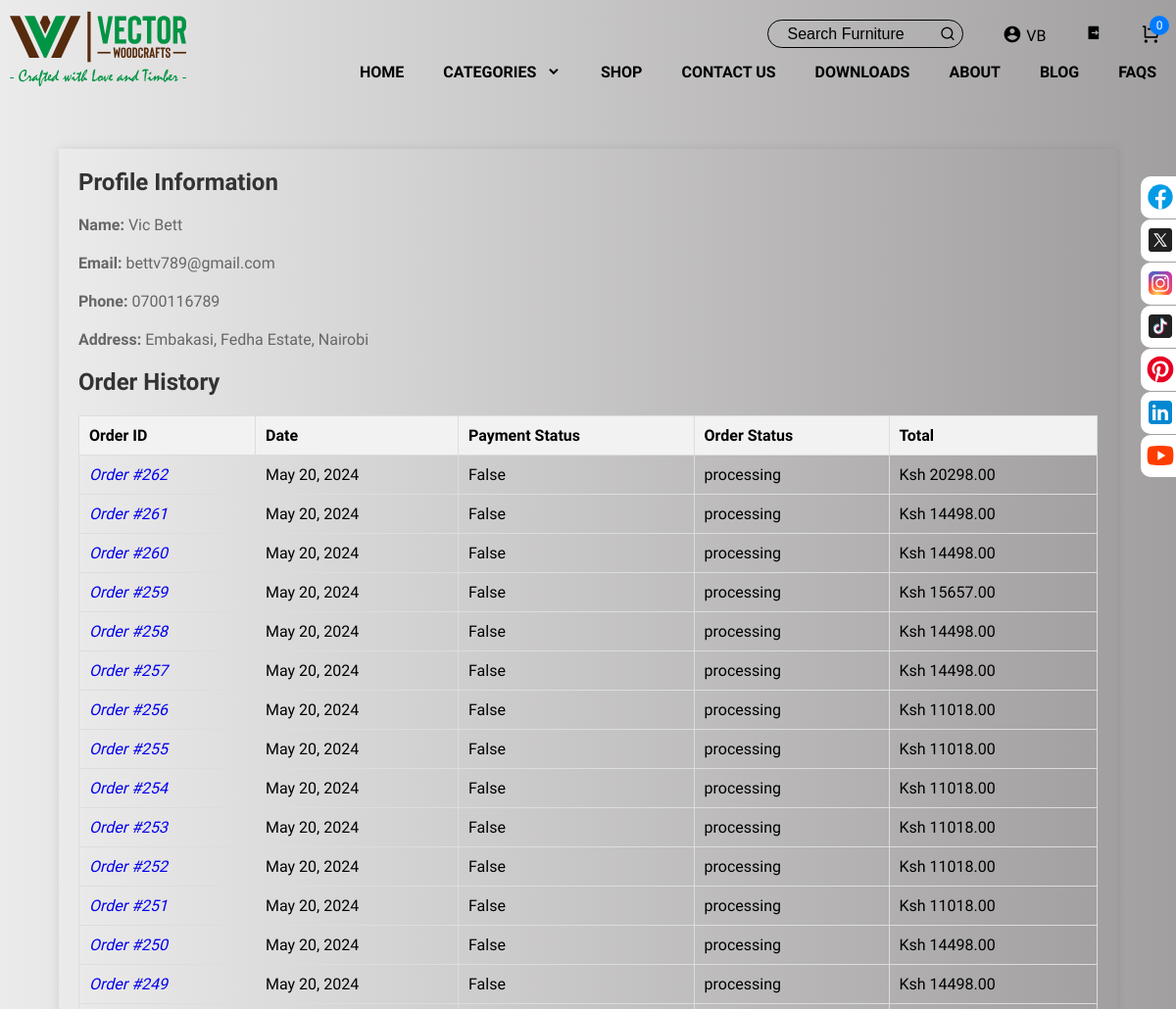
/profile/ (signed in, upper part), run on an earlier commit of the app's database.
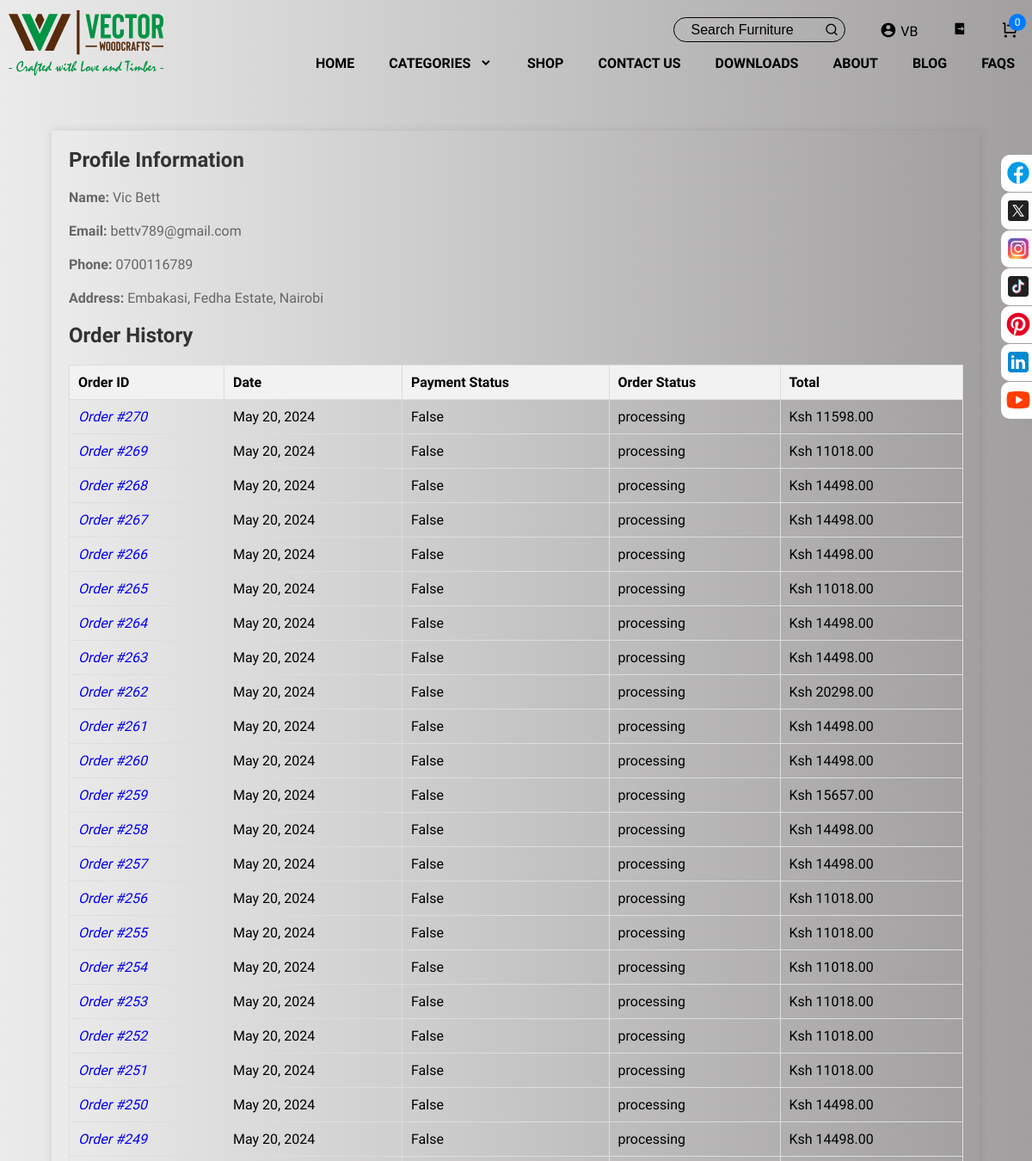
And on a later commit of the database.
### userauths/models.py (models this page shows, shortened)
class User(AbstractUser):
    first_name = models.CharField(max_length=100, null=True)
    last_name = models.CharField(max_length=100, null=True)
    email = models.EmailField(unique=True)
    username = models.CharField(max_length=100)
    phone_no = models.CharField(max_length=15, null= True)
    address = models.CharField(max_length=200, null=True)
    city = models.CharField(max_length=100, null=True)
    company = models.CharField(max_length=500, null=True)
    USERNAME_FIELD = "email"
    REQUIRED_FIELDS = ['username']

### vectorWoodsEcomm/models.py (models this page shows)
class CartOrder(models.Model):
    user = models.ForeignKey(User, on_delete=models.CASCADE)
    price = models.DecimalField(max_digits=999999, decimal_places=2)
    vat = models.DecimalField(max_digits=999999, decimal_places=2,null=True)
    subtotal = models.DecimalField(max_digits=999999, decimal_places=2,null=True)
    paid_status = models.CharField(choices=PAID_STATUS,max_length=100, default="Unpaid")
    order_date = models.DateField(auto_now_add=True)
    product_status = models.CharField(choices=STATUS_CHOICE,max_length=30, default="Processing")
    class Meta:
        verbose_name_plural = "Orders"

### vectorWoodsEcomm/views.py (the view)
# urls.py: path('profile/', views.profile_view, name='profile'),
@login_required(login_url="userauths/sign-in/")
def profile_view(request):
    orders = CartOrder.objects.filter(user=request.user).order_by("-id")
    context ={
        "orders":orders,
    }
    return render(request, 'profile.html', context)

### vectorWoodsEcomm/context_processor.py (called while the page is built)
def default(request):
    categories = Category.objects.all().order_by("-id")
    product = Product.objects.all()
    return {
        'categories':categories,
        'product':product
    }

### templates/profile.html (shortened to what this page needs)
{% extends 'base.html' %}
{% load static %}
{% block content %}
<main style="margin-top: 50px;">
    <div class="profile-container">
        <section id="profile">
            <h2>Profile Information</h2>
            <p><strong>Name:</strong> {{request.user.first_name}} {{request.user.last_name}}</p>
            <p><strong>Email:</strong> {{request.user.email}}</p>
            <p><strong>Phone:</strong> {{request.user.phone_no}}</p>
            <p><strong>Address:</strong> {{request.user.address}}, {{request.user.city}}</p>
        </section>
        <section id="orders">
            <h2>Order History</h2>
            <table>
                <thead>
                    <tr>
                        <th>Order ID</th>
                        <th>Date</th>
                        <th>Payment Status</th>
                        <th>Order Status</th>
                        <th>Total</th>
                    </tr>
                </thead>
                <tbody>
                    {% for o in orders %}
                    <tr>
                        <td> <i> <a style="text-decoration: none;" href="{% url 'order-detail' o.id %}"> Order #{{o.id}} </a></i></td>
                        <td>{{o.order_date}}</td>
                        <td>{{o.paid_status}}</td>
                        <td>{{o.product_status}}</td>
                        <td>Ksh {{o.price}}</td>
                    </tr>
                    {% endfor %}
                </tbody>
            </table>
        </section>
    </div>
</main>
{% endblock %}

### templates/base.html (shortened to what this page needs)
{% load static %}
{% include 'social_icons.html' %}
{% include 'navbar.html' %}
<!DOCTYPE html>
<html lang="en">
<head>
    <link href="https://cdn.jsdelivr.net/npm/remixicon@4.1.0/fonts/remixicon.css" rel="stylesheet"/>
    <link rel="stylesheet" href="{% static 'css/styles.css' %}">
    <link rel="stylesheet" href="{% static 'css/responsive.css' %}">
</head>
<body style="font-family: 'Titillium Web', sans-serif;">
    {% block content %}
    {% endblock %}
  {% include 'footer.html' %}
     </body>
  </html>

### templates/social_icons.html (shortened to what this page needs)
{% load static %}
<div class="socials_media_icons">
    <ul class="socials_sticky">
        <li>
            <img src="{% static 'img/icons8-facebook.svg' %}" width="32" height="32">
        </li>
        <li>
            <img src="{% static 'img/icons8-twitterx.svg' %}" width="32" height="32">
        </li>
        <li>
            <img src="{% static 'img/icons8-instagram.svg' %}" width="32" height="32">
        </li>
        <li>
            <img src="{% static 'img/icons8-tiktok.svg' %}" width="32" height="32">
        </li>
        <li>
            <img src="{% static 'img/icons8-pinterest.svg' %}" width="32" height="32">
        </li>
        <li>
            <img src="{% static 'img/icons8-linkedin.svg' %}" width="32" height="32">
        </li>
        <li>
            <img src="{% static 'img/icons8-youtube.svg' %}" width="32" height="32">
        </li>
    </ul>
</div>

### templates/navbar.html (shortened to what this page needs)
{% load static %}
<!DOCTYPE html>
<html lang="en">
<head>
  <link href="https://cdn.jsdelivr.net/npm/remixicon@4.1.0/fonts/remixicon.css" rel="stylesheet"/>
</head>
<body style="font-family: 'Titillium Web', sans-serif;">
<header>
  <div class="logo">
    <a href="{% url 'index' %}"><img src="{% static 'img/logo.svg' %}" alt="logo" height="100"></a>
  </div>
  <div class="top-navigation">
    <nav class="top-nav">
      <div class="search-bar">
        <form method="get" action="{% url 'search' %}" class="search-form">
          <input type="text" placeholder="Search Furniture" name="q">
          <button type="submit"><i class="ri-search-line"></i></button>
        </form>
      </div>
      <ul class="top-nav-links">
        {% if user.is_authenticated %}
        <li><a href="{% url 'profile' %}"><i class="cart-icon ri-account-circle-fill"></i> {{request.user.username}}</a></li>
        <li><a href="{% url 'sign-out' %}"><i class="ri-logout-box-r-fill"></i></a></li>
        {% else %}
        <li><a href="{% url 'sign-in' %}"><i class="cart-icon ri-account-circle-fill"></i> My Account</a></li>
        {% endif %}
        <li><div class="cart-container">
          <a href="{% url 'cart' %}"><i class="cart-icon ri-shopping-cart-line"></i>
            <div class="badge cart-products-count">{{ request.session.cart_data_obj|length }}</div></a>
        </div></li>
      </ul>
    </nav>
  </div>
<nav class="bottom-nav">
  <ul class="bottom-nav-links">
    <li><a href="{% url 'index' %}">Home</a></li>
    <li class="dropdown">
      <a href="#">Categories <i class="ri-arrow-down-s-line"></i></a>
    </li>
    <li><a href="{% url 'products' %}">Shop</a></li>
    <li><a href="{% url 'contact' %}">Contact us</a></li>
    <li><a href="#">Downloads</a></li>
    <li><a href="{% url 'about' %}">About</a></li>
    <li><a href="{% url 'blog' %}">Blog</a></li>
    <li><a href="{% url 'faqs' %}">FAQS</a></li>
  </ul>
</nav>
</header>
</body>
</html>

### templates/footer.html (shortened to what this page needs)
{% load static %}
<link rel="stylesheet" href="https://cdnjs.cloudflare.com/ajax/libs/font-awesome/6.4.2/css/all.min.css" />

### static/css/styles.css (style rules this page uses)
:root { --primary-color: #2f2f2f; --text-dark: #18181b; --text-light: #71717a; --white: #ffffff; --max-width: 1200px; }
* { margin: 0; padding: 0; box-sizing: border-box; }
html, body { scroll-behavior: smooth; }
main { margin-top: 100px; }
body { font-family: 'Black bison', sans-serif; background-image: linear-gradient( to right, rgb(236, 235, 235), rgb(161, 159, 159) ); }
.socials_media_icons { padding:0px; margin:0px; position:fixed; right:-130px; top:180px; width:166px; z-index: 1100; }
.socials_sticky li { border-radius: 10px; list-style-type:none; background-color:rgb(255, 255, 255); color:#efefef; height:43px; padding:0px; margin:0px 0px 1px 0px; -webkit-transition:all 0.25s ease-in-out; -moz-transition:all 0.25s ease-in-out; -o-transition:all 0.25s ease-in-out; transition:all 0.25s ease-in-out; cursor:pointer; }
.socials_sticky li img { float:left; margin:5px 4px; margin-right:5px; }
h2 { text-align: center; font-size: 24px; margin-bottom: 20px; }
p { text-align: center; font-size: 16px; margin-bottom: 20px; }
.dropdown > a { display: block; text-decoration: none; color: #333; position: relative; }
.dropdown > a i { margin-left: 5px; }
h2 { color: #333; }
p { color: #666; }

### templates/navbar.html (style rules this page uses)
header { background-image: linear-gradient(to right, rgb(236, 235, 235), rgb(161, 159, 159)); position: fixed; top: 0; width: 100%; z-index: 1; }
.top-navigation { display: flex; justify-content: flex-end; align-items: center; color: white; padding-top: 20px; }
.logo { display: block; position: absolute; margin-right: auto; }
.logo img { margin: 0; }
.top-nav { display: flex; align-items: center; }
.search-bar { margin-right: 20px; }
.search-form button { padding: 1px 2px; font-size: 1rem; outline: none; border: none; color: black; background: none; cursor: pointer; }
.search-form { width: 200px; max-width: 350px; margin-inline: auto; padding-block: 0.25rem; padding-inline: 1.25rem 0.25rem; display: flex; align-items: center; backdrop-filter: blur(10px); border: 1px solid black; border-radius: 5rem; }
.search-form input { width: 100%; outline: none; border: none; font-size: 1rem; color: black; background-color: transparent; }
.search-form input::placeholder { color: black; }
.top-nav-links { list-style-type: none; display: flex; justify-content: flex-end; }
.top-nav-links li { margin: 0 20px; }
.top-nav-links li a { text-decoration: none; color: black; text-transform: uppercase; }
.top-nav-links li:last-child { margin-right: 15px; }
.bottom-nav { color: black; text-align: end; }
.bottom-nav-links { list-style-type: none; display: flex; justify-content: flex-end; }
.bottom-nav-links li { margin: 15px 20px; }
.bottom-nav-links li a { text-decoration: none; color: black; text-transform: uppercase; font-weight: bold; }
.cart-container { position: relative; display: inline-block; }
.cart-icon { font-size: 20px; color: black; }
.badge { position: absolute; top: -8px; right: -8px; background-color: #007bff; color: #fff; border-radius: 50%; width: 20px; height: 20px; font-size: 12px; display: flex; justify-content: center; align-items: center; }

### templates/profile.html (style rules this page uses)
.profile-container { width: 90%; margin: 0 auto; margin-top: 150px; margin-bottom: 50px; background-image: linear-gradient( to right, rgb(236, 235, 235), rgb(161, 159, 159) ); box-shadow: 0 0 10px rgba(0, 0, 0, 0.1); padding: 20px; }
p,h2 { text-align: start; }
section { margin-bottom: 20px; }
table { width: 100%; border-collapse: collapse; margin-top: 10px; }
table, th, td { border: 1px solid #ddd; }
th, td { padding: 10px; text-align: left; }
th { background-color: #f2f2f2; }

What changed in the data, as far as the page shows it:
added CartOrder: id "270", order_date "May 20, 2024", paid_status "False", product_status "processing", price "11598.00"
added CartOrder: id "269", order_date "May 20, 2024", paid_status "False", product_status "processing", price "11018.00"
added CartOrder: id "268", order_date "May 20, 2024", paid_status "False", product_status "processing", price "14498.00"
added CartOrder: id "267", order_date "May 20, 2024", paid_status "False", product_status "processing", price "14498.00"
added CartOrder: id "266", order_date "May 20, 2024", paid_status "False", product_status "processing", price "14498.00"
added CartOrder: id "265", order_date "May 20, 2024", paid_status "False", product_status "processing", price "11018.00"
added CartOrder: id "264", order_date "May 20, 2024", paid_status "False", product_status "processing", price "14498.00"
added CartOrder: id "263", order_date "May 20, 2024", paid_status "False", product_status "processing", price "14498.00"
